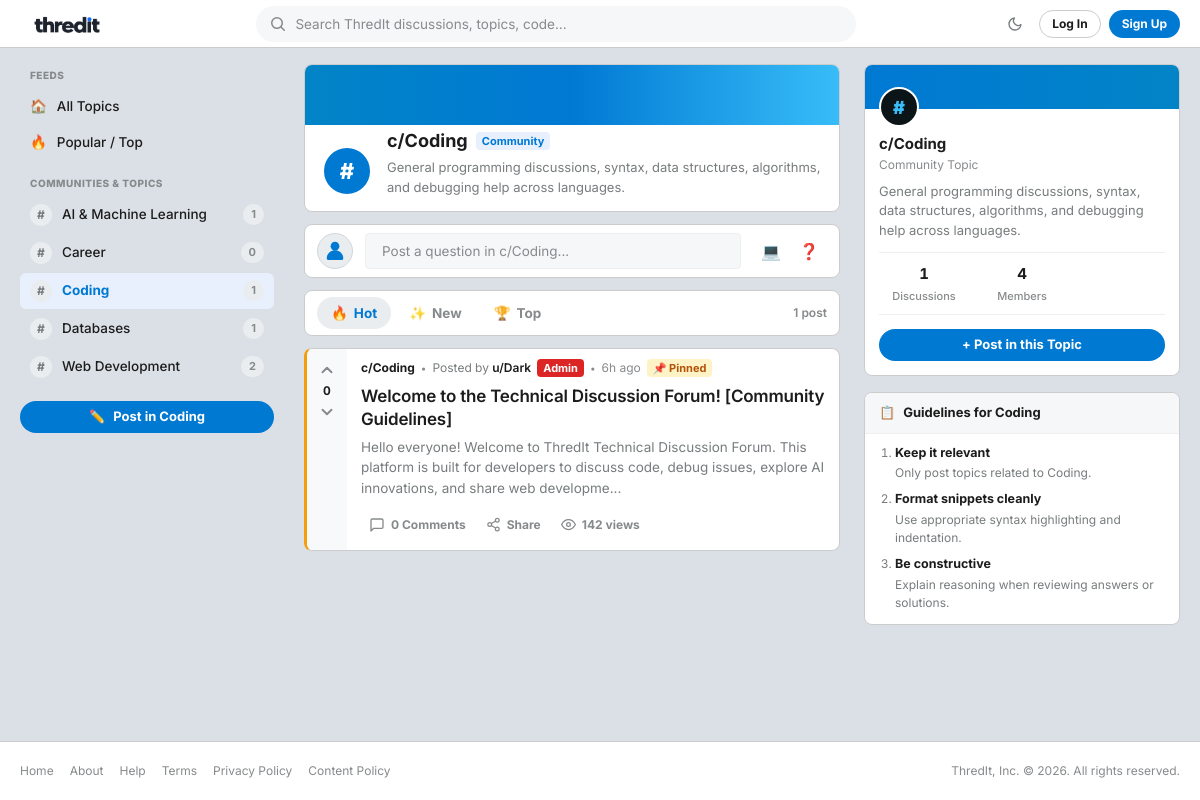
The app's page /public/category.php?id=1 with its own data.
### tables this page shows
CREATE TABLE IF NOT EXISTS `categories` (
    `id` INT UNSIGNED NOT NULL AUTO_INCREMENT,
    `name` VARCHAR(100) NOT NULL,
    `description` TEXT NOT NULL,
    PRIMARY KEY (`id`),
    UNIQUE KEY `uq_categories_name` (`name`)
);

CREATE TABLE IF NOT EXISTS `threads` (
    `id` INT UNSIGNED NOT NULL AUTO_INCREMENT,
    `category_id` INT UNSIGNED NOT NULL,
    `user_id` INT UNSIGNED NOT NULL,
    `title` VARCHAR(255) NOT NULL,
    `body` MEDIUMTEXT NOT NULL,
    `is_pinned` TINYINT(1) NOT NULL DEFAULT 0,
    `is_locked` TINYINT(1) NOT NULL DEFAULT 0,
    `views` INT UNSIGNED NOT NULL DEFAULT 0,
    `created_at` DATETIME NOT NULL DEFAULT CURRENT_TIMESTAMP,
    PRIMARY KEY (`id`),
    INDEX `idx_threads_category` (`category_id`),
    INDEX `idx_threads_user` (`user_id`),
    INDEX `idx_threads_pinned_created` (`is_pinned`, `created_at` DESC),
    CONSTRAINT `fk_threads_category` FOREIGN KEY (`category_id`) REFERENCES `categories` (`id`) ON DELETE CASCADE,
    CONSTRAINT `fk_threads_user` FOREIGN KEY (`user_id`) REFERENCES `users` (`id`) ON DELETE CASCADE
);

CREATE TABLE IF NOT EXISTS `users` (
    `id` INT UNSIGNED NOT NULL AUTO_INCREMENT,
    `name` VARCHAR(100) NOT NULL,
    `email` VARCHAR(191) NOT NULL,
    `password_hash` VARCHAR(255) NOT NULL,
    `role` ENUM('user', 'moderator', 'admin') NOT NULL DEFAULT 'user',
    `is_banned` TINYINT(1) NOT NULL DEFAULT 0,
    `created_at` DATETIME NOT NULL DEFAULT CURRENT_TIMESTAMP,
    PRIMARY KEY (`id`),
    UNIQUE KEY `uq_users_email` (`email`),
    INDEX `idx_users_role` (`role`),
    INDEX `idx_users_banned` (`is_banned`)
);

### includes/auth.php (called while the page is built, shortened)
<?php
require_once __DIR__ . '/../config/db.php';
require_once __DIR__ . '/functions.php';
if (!function_exists('current_user')) {
    function current_user(): ?array
    {
        return $_SESSION['user'] ?? null;
    }
}
if (!function_exists('current_user_id')) {
    function current_user_id(): ?int
    {
        return isset($_SESSION['user']['id']) ? (int) $_SESSION['user']['id'] : null;
    }
}

### public/category.php (the view, shortened to what this page needs)
<?php
require_once __DIR__ . '/../includes/functions.php';
$pdo = get_db_connection();
$catId = (int) ($_GET['id'] ?? 0);
$stmt = $pdo->prepare("SELECT * FROM categories WHERE id = :id LIMIT 1");
$stmt->execute([':id' => $catId]);
$category = $stmt->fetch();
require_once __DIR__ . '/../includes/header.php';
$categories = get_all_categories($pdo);
$userId = current_user_id();
$stats = get_community_stats($pdo);
$sort = $_GET['sort'] ?? 'hot';
$sql = "SELECT t.*,
               u.name AS author_name, u.role AS author_role,
               c.name AS category_name,
               COUNT(DISTINCT r.id) AS reply_count,
               COALESCE(SUM(v.value), 0) AS vote_score
        FROM threads t
        INNER JOIN users u ON t.user_id = u.id
        INNER JOIN categories c ON t.category_id = c.id
        LEFT JOIN replies r ON t.id = r.thread_id
        LEFT JOIN votes v ON v.target_type = 'thread' AND v.target_id = t.id
        WHERE t.category_id = :cat_id
        GROUP BY t.id, u.id, u.name, u.role, c.id, c.name ";
if ($sort === 'top') {
    $sql .= "ORDER BY t.is_pinned DESC, vote_score DESC, t.created_at DESC";
} elseif ($sort === 'latest') {
    $sql .= "ORDER BY t.is_pinned DESC, t.created_at DESC";
} else {
    $sql .= "ORDER BY t.is_pinned DESC, (COALESCE(SUM(v.value), 0) * 2 + COUNT(DISTINCT r.id)) DESC, t.created_at DESC";
}
$threadStmt = $pdo->prepare($sql);
$threadStmt->execute([':cat_id' => $catId]);
$threads = $threadStmt->fetchAll();
?>
<div class="reddit-container">
    <aside class="reddit-left-nav" id="left-nav-sidebar">
        <div class="nav-group">
            <div class="nav-group-title">FEEDS</div>
            <ul class="nav-links">
                <li class="nav-link-item">
                    <a href="<?= url('public/index.php') ?>">
                        <span class="nav-icon">🏠</span>
                        <span>All Topics</span>
                    </a>
                </li>
                <li class="nav-link-item">
                    <a href="<?= url('public/index.php?sort=top') ?>">
                        <span class="nav-icon">🔥</span>
                        <span>Popular / Top</span>
                    </a>
                </li>
            </ul>
        </div>
        <div class="nav-group">
            <div class="nav-group-title">COMMUNITIES &amp; TOPICS</div>
            <ul class="nav-links">
                <?php foreach ($categories as $cat): ?>
                    <li class="nav-link-item <?= (int) $cat['id'] === $catId ? 'active' : '' ?>">
                        <a href="<?= url('public/category.php?id=' . $cat['id']) ?>">
                            <span class="category-circle-icon">#</span>
                            <span class="category-name-text"><?= e($cat['name']) ?></span>
                            <span class="badge-count"><?= (int) $cat['thread_count'] ?></span>
                        </a>
                    </li>
                <?php endforeach; ?>
            </ul>
        </div>
        <div class="nav-group nav-group-footer">
            <a href="<?= url('public/new_thread.php?category_id=' . $catId) ?>" class="btn btn-primary" style="width: 100%; justify-content: center; gap: 8px;">
                <span>✏️</span> Post in <?= e($category['name']) ?>
            </a>
        </div>
    </aside>
    <main class="reddit-main-feed">
        <div class="card reddit-community-banner-card">
            <div class="banner-gradient-strip"></div>
            <div class="banner-inner-content">
                <div class="banner-avatar-icon">#</div>
                <div class="banner-info-text">
                    <div style="display: flex; align-items: center; gap: 8px; flex-wrap: wrap;">
                        <h1 class="banner-title">c/<?= e($category['name']) ?></h1>
                        <span class="badge badge-category">Community</span>
                    </div>
                    <p class="banner-description"><?= e($category['description']) ?></p>
                </div>
            </div>
        </div>
        <div class="card reddit-create-box">
            <div class="create-avatar-circle">
                <?= $user ? '<span class="user-initial">' . strtoupper(mb_substr($user['name'], 0, 1, 'UTF-8')) . '</span>' : render_default_avatar_svg(24) ?>
            </div>
            <a href="<?= url('public/new_thread.php?category_id=' . $catId) ?>" class="create-input-fake" aria-label="Create Post">
                <span>Post a question in c/<?= e($category['name']) ?>...</span>
            </a>
            <div class="create-action-buttons">
                <a href="<?= url('public/new_thread.php?category_id=' . $catId) ?>" class="btn-icon-subtle" title="Share Code Snippet">
                    💻
                </a>
                <a href="<?= url('public/new_thread.php?category_id=' . $catId) ?>" class="btn-icon-subtle" title="Ask Question">
                    ❓
                </a>
            </div>
        </div>
        <div class="card reddit-sort-bar">
            <div class="sort-tab-group">
                <a href="<?= url('public/category.php?id=' . $catId . '&sort=hot') ?>" class="sort-tab <?= $sort === 'hot' ? 'active' : '' ?>">
                    <span>🔥</span> Hot
                </a>
                <a href="<?= url('public/category.php?id=' . $catId . '&sort=latest') ?>" class="sort-tab <?= $sort === 'latest' ? 'active' : '' ?>">
                    <span>✨</span> New
                </a>
                <a href="<?= url('public/category.php?id=' . $catId . '&sort=top') ?>" class="sort-tab <?= $sort === 'top' ? 'active' : '' ?>">
                    <span>🏆</span> Top
                </a>
            </div>
            <div class="feed-count-hint">
                <?= count($threads) ?> <?= count($threads) === 1 ? 'post' : 'posts' ?>
            </div>
        </div>
        <?php if (empty($threads)): ?>
            <div class="card empty-state">
                <div class="empty-state-icon">📂</div>
                <div class="empty-state-title">No discussions in c/<?= e($category['name']) ?> yet.</div>
                <p style="font-size: 0.875rem; margin-bottom: 1.25rem;">Be the first developer to start a discussion here!</p>
                <a href="<?= url('public/new_thread.php?category_id=' . $catId) ?>" class="btn btn-primary">Start a New Thread</a>
            </div>
        <?php else: ?>
            <div class="reddit-posts-list">
                <?php foreach ($threads as $t): ?>
                    <?php
                    $userVote = get_user_vote_value($pdo, $userId, 'thread', (int) $t['id']);
                    $score = (int) $t['vote_score'];
                    $threadUrl = url('public/thread.php?id=' . $t['id']);
                    ?>
                    <article class="card reddit-post-card <?= $t['is_pinned'] ? 'post-pinned' : '' ?> <?= $t['is_locked'] ? 'post-locked' : '' ?>">
                        <div class="reddit-vote-column">
                            <button type="button" class="reddit-vote-btn vote-up <?= $userVote === 1 ? 'voted' : '' ?>"
                                    data-target-type="thread"
                                    data-target-id="<?= $t['id'] ?>"
                                    data-vote="1"
                                    data-vote-url="<?= url('public/vote.php') ?>"
                                    title="Upvote" aria-label="Upvote">
                                <svg width="18" height="18" viewBox="0 0 24 24" fill="none" stroke="currentColor" stroke-width="2.5" stroke-linecap="round" stroke-linejoin="round">
                                    <polyline points="18 15 12 9 6 15"></polyline>
                                </svg>
                            </button>
                            <span class="reddit-vote-number <?= $score > 0 ? 'score-up' : ($score < 0 ? 'score-down' : '') ?>">
                                <?= $score ?>
                            </span>
                            <button type="button" class="reddit-vote-btn vote-down <?= $userVote === -1 ? 'voted' : '' ?>"
                                    data-target-type="thread"
                                    data-target-id="<?= $t['id'] ?>"
                                    data-vote="-1"
                                    data-vote-url="<?= url('public/vote.php') ?>"
                                    title="Downvote" aria-label="Downvote">
                                <svg width="18" height="18" viewBox="0 0 24 24" fill="none" stroke="currentColor" stroke-width="2.5" stroke-linecap="round" stroke-linejoin="round">
                                    <polyline points="6 9 12 15 18 9"></polyline>
                                </svg>
                            </button>
                        </div>
                        <div class="reddit-post-main">
                            <div class="reddit-post-meta">
                                <span class="reddit-community-pill">c/<?= e($category['name']) ?></span>
                                <span class="meta-dot">&bull;</span>
                                <span class="meta-author">Posted by <strong>u/<?= e($t['author_name']) ?></strong></span>
                                <?php if ($t['author_role'] === 'admin'): ?>
                                    <span class="badge badge-role badge-role-admin">Admin</span>
                                <?php elseif ($t['author_role'] === 'moderator'): ?>
                                    <span class="badge badge-role badge-role-mod">Mod</span>
                                <?php endif; ?>
                                <span class="meta-dot">&bull;</span>
                                <span class="meta-time"><?= time_ago($t['created_at']) ?></span>
                                <?php if ($t['is_pinned']): ?>
                                    <span class="badge badge-pinned">📌 Pinned</span>
                                <?php endif; ?>
                            </div>
                            <h2 class="reddit-post-title">
                                <a href="<?= $threadUrl ?>">
                                    <?= e($t['title']) ?>
                                </a>
                            </h2>
                            <div class="reddit-post-snippet">
                                <?= e(truncate($t['body'], 180)) ?>
                            </div>
                            <div class="reddit-post-actions">
                                <a href="<?= $threadUrl ?>#replies" class="action-pill">
                                    <svg width="16" height="16" viewBox="0 0 24 24" fill="none" stroke="currentColor" stroke-width="2" stroke-linecap="round" stroke-linejoin="round">
                                        <path d="M21 15a2 2 0 0 1-2 2H7l-4 4V5a2 2 0 0 1 2-2h14a2 2 0 0 1 2 2z"></path>
                                    </svg>
                                    <span><?= (int) $t['reply_count'] ?> <?= (int) $t['reply_count'] === 1 ? 'Comment' : 'Comments' ?></span>
                                </a>
                                <button type="button" class="action-pill share-btn" data-url="<?= $threadUrl ?>" title="Copy link to discussion">
                                    <span>Share</span>
                                </button>
                                <div class="action-pill action-views">
                                    <svg width="15" height="15" viewBox="0 0 24 24" fill="none" stroke="currentColor" stroke-width="2" stroke-linecap="round" stroke-linejoin="round">
                                        <path d="M1 12s4-8 11-8 11 8 11 8-4 8-11 8-11-8-11-8z"></path>
                                        <circle cx="12" cy="12" r="3"></circle>
                                    </svg>
                                    <span><?= (int) $t['views'] ?> views</span>
                                </div>
                            </div>
                        </div>
                    </article>
                <?php endforeach; ?>
            </div>
        <?php endif; ?>
    </main>
    <aside class="reddit-right-sidebar">
        <div class="card community-info-card">
            <div class="community-banner">
                <div class="community-avatar">#</div>
            </div>
            <div class="community-body">
                <div class="community-header-text">
                    <h3 class="community-name">c/<?= e($category['name']) ?></h3>
                    <div class="community-handle">Community Topic</div>
                </div>
                <p class="community-desc">
                    <?= e($category['description']) ?>
                </p>
                <div class="community-metrics">
                    <div class="metric-item">
                        <div class="metric-val"><?= count($threads) ?></div>
                        <div class="metric-lbl">Discussions</div>
                    </div>
                    <div class="metric-item">
                        <div class="metric-val"><?= $stats['users'] ?></div>
                        <div class="metric-lbl">Members</div>
                    </div>
                </div>
                <a href="<?= url('public/new_thread.php?category_id=' . $catId) ?>" class="btn btn-primary" style="width: 100%; justify-content: center; margin-top: 14px;">
                    + Post in this Topic
                </a>
            </div>
        </div>
        <div class="card community-rules-card">
            <div class="card-header-styled">
                <span>📋</span> Guidelines for <?= e($category['name']) ?>
            </div>
            <ol class="rules-list">
                <li>
                    <strong>Keep it relevant</strong>
                    <div>Only post topics related to <?= e($category['name']) ?>.</div>
                </li>
                <li>
                    <strong>Format snippets cleanly</strong>
                    <div>Use appropriate syntax highlighting and indentation.</div>
                </li>
                <li>
                    <strong>Be constructive</strong>
                    <div>Explain reasoning when reviewing answers or solutions.</div>
                </li>
            </ol>
        </div>
    </aside>
</div>
<?php require_once __DIR__ . '/../includes/footer.php'; ?>

### records on screen
categories: name "AI & Machine Learning", thread_count "1"
categories: name "Career", thread_count "0"
categories: name "Coding", thread_count "1", description "General programming discussions, syntax, data structures, algorithms, and debugging help across languages."
categories: name "Databases", thread_count "1"
categories: name "Web Development", thread_count "2"
threads: score "0", category.name "Coding", user.name "Dark", created_at "6h ago", is_pinned "📌 Pinned", title "Welcome to the Technical Discussion Forum! [Community Guidelines]", body "Hello everyone! Welcome to ThredIt Technical Discussion Forum. This platform is built for developers to discuss code, debug issues, explore AI innovations, and share web developme...", reply_count "0", views "142"

### other values on screen
count($threads) "1"
$stats['users'] "4"
